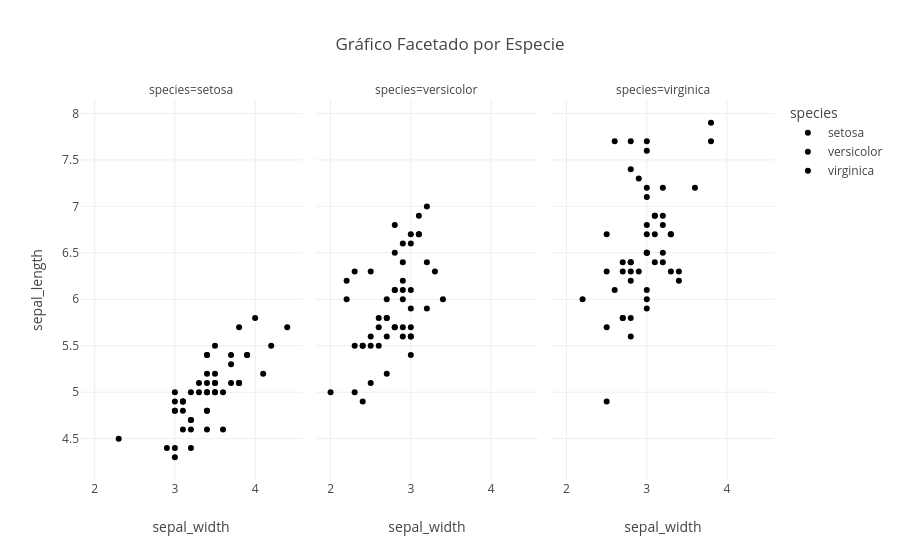

Notebook code for this chart:
### Code cell
df = px.data.iris()
px.scatter(df,
            x='sepal_width',
            y='sepal_length',
            color='species',
            facet_col='species',
            title='Gráfico Facetado por Especie')

### Figure 1 — Plotly figure (JSON) as saved in the notebook; plotly's stock layout.template omitted (floating-point values rounded to 4 significant figures)
{"data": [{"hovertemplate": "species=setosa<br>sepal_width=%{x}<br>sepal_length=%{y}<extra></extra>", "legendgroup": "setosa", "marker": {"color": "#000001", "symbol": "circle"}, "mode": "markers", "name": "setosa", "orientation": "v", "showlegend": true, "type": "scatter", "x": [3.5, 3.0, 3.2, 3.1, 3.6, 3.9, 3.4, 3.4, 2.9, 3.1, 3.7, 3.4, 3.0, 3.0, 4.0, 4.4, 3.9, 3.5, 3.8, 3.8, 3.4, 3.7, 3.6, 3.3, 3.4, 3.0, 3.4, 3.5, 3.4, 3.2, 3.1, 3.4, 4.1, 4.2, 3.1, 3.2, 3.5, 3.1, 3.0, 3.4, 3.5, 2.3, 3.2, 3.5, 3.8, 3.0, 3.8, 3.2, 3.7, 3.3], "xaxis": "x", "y": [5.1, 4.9, 4.7, 4.6, 5.0, 5.4, 4.6, 5.0, 4.4, 4.9, 5.4, 4.8, 4.8, 4.3, 5.8, 5.7, 5.4, 5.1, 5.7, 5.1, 5.4, 5.1, 4.6, 5.1, 4.8, 5.0, 5.0, 5.2, 5.2, 4.7, 4.8, 5.4, 5.2, 5.5, 4.9, 5.0, 5.5, 4.9, 4.4, 5.1, 5.0, 4.5, 4.4, 5.0, 5.1, 4.8, 5.1, 4.6, 5.3, 5.0], "yaxis": "y"}, {"hovertemplate": "species=versicolor<br>sepal_width=%{x}<br>sepal_length=%{y}<extra></extra>", "legendgroup": "versicolor", "marker": {"color": "#000002", "symbol": "circle"}, "mode": "markers", "name": "versicolor", "orientation": "v", "showlegend": true, "type": "scatter", "x": [3.2, 3.2, 3.1, 2.3, 2.8, 2.8, 3.3, 2.4, 2.9, 2.7, 2.0, 3.0, 2.2, 2.9, 2.9, 3.1, 3.0, 2.7, 2.2, 2.5, 3.2, 2.8, 2.5, 2.8, 2.9, 3.0, 2.8, 3.0, 2.9, 2.6, 2.4, 2.4, 2.7, 2.7, 3.0, 3.4, 3.1, 2.3, 3.0, 2.5, 2.6, 3.0, 2.6, 2.3, 2.7, 3.0, 2.9, 2.9, 2.5, 2.8], "xaxis": "x2", "y": [7.0, 6.4, 6.9, 5.5, 6.5, 5.7, 6.3, 4.9, 6.6, 5.2, 5.0, 5.9, 6.0, 6.1, 5.6, 6.7, 5.6, 5.8, 6.2, 5.6, 5.9, 6.1, 6.3, 6.1, 6.4, 6.6, 6.8, 6.7, 6.0, 5.7, 5.5, 5.5, 5.8, 6.0, 5.4, 6.0, 6.7, 6.3, 5.6, 5.5, 5.5, 6.1, 5.8, 5.0, 5.6, 5.7, 5.7, 6.2, 5.1, 5.7], "yaxis": "y2"}, {"hovertemplate": "species=virginica<br>sepal_width=%{x}<br>sepal_length=%{y}<extra></extra>", "legendgroup": "virginica", "marker": {"color": "#000003", "symbol": "circle"}, "mode": "markers", "name": "virginica", "orientation": "v", "showlegend": true, "type": "scatter", "x": [3.3, 2.7, 3.0, 2.9, 3.0, 3.0, 2.5, 2.9, 2.5, 3.6, 3.2, 2.7, 3.0, 2.5, 2.8, 3.2, 3.0, 3.8, 2.6, 2.2, 3.2, 2.8, 2.8, 2.7, 3.3, 3.2, 2.8, 3.0, 2.8, 3.0, 2.8, 3.8, 2.8, 2.8, 2.6, 3.0, 3.4, 3.1, 3.0, 3.1, 3.1, 3.1, 2.7, 3.2, 3.3, 3.0, 2.5, 3.0, 3.4, 3.0], "xaxis": "x3", "y": [6.3, 5.8, 7.1, 6.3, 6.5, 7.6, 4.9, 7.3, 6.7, 7.2, 6.5, 6.4, 6.8, 5.7, 5.8, 6.4, 6.5, 7.7, 7.7, 6.0, 6.9, 5.6, 7.7, 6.3, 6.7, 7.2, 6.2, 6.1, 6.4, 7.2, 7.4, 7.9, 6.4, 6.3, 6.1, 7.7, 6.3, 6.4, 6.0, 6.9, 6.7, 6.9, 5.8, 6.8, 6.7, 6.7, 6.3, 6.5, 6.2, 5.9], "yaxis": "y3"}], "layout": {"annotations": [{"font": {}, "showarrow": false, "text": "species=setosa", "x": 0.16, "xanchor": "center", "xref": "paper", "y": 1, "yanchor": "bottom", "yref": "paper"}, {"font": {}, "showarrow": false, "text": "species=versicolor", "x": 0.5, "xanchor": "center", "xref": "paper", "y": 1, "yanchor": "bottom", "yref": "paper"}, {"font": {}, "showarrow": false, "text": "species=virginica", "x": 0.84, "xanchor": "center", "xref": "paper", "y": 1, "yanchor": "bottom", "yref": "paper"}], "legend": {"title": {"text": "species"}, "tracegroupgap": 0}, "title": {"text": "Gráfico Facetado por Especie"}, "xaxis": {"anchor": "y", "domain": [0, 0.32], "title": {"text": "sepal_width"}}, "xaxis2": {"anchor": "y2", "domain": [0.34, 0.66], "matches": "x", "title": {"text": "sepal_width"}}, "xaxis3": {"anchor": "y3", "domain": [0.68, 1.0], "matches": "x", "title": {"text": "sepal_width"}}, "yaxis": {"anchor": "x", "domain": [0, 1], "title": {"text": "sepal_length"}}, "yaxis2": {"anchor": "x2", "domain": [0, 1], "matches": "y", "showticklabels": false}, "yaxis3": {"anchor": "x3", "domain": [0, 1], "matches": "y", "showticklabels": false}}}
